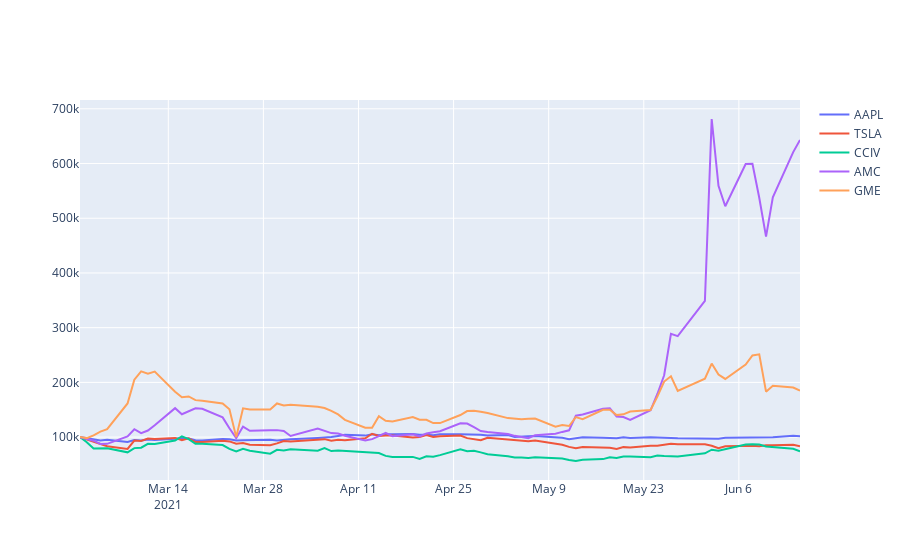

Notebook code for this chart:
### Code cell
# Visualize Value of Individual Stocks
#'AAPL','TSLA','CCIV','AMC','GME'
fig2 = go.Figure()
fig2.add_trace(go.Scatter(x=portfolio_val.index, y= portfolio_val['AAPL'], name='AAPL'))
fig2.add_trace(go.Scatter(x=portfolio_val.index, y= portfolio_val['TSLA'],name='TSLA'))
fig2.add_trace(go.Scatter(x=portfolio_val.index, y= portfolio_val['CCIV'],name='CCIV'))
fig2.add_trace(go.Scatter(x=portfolio_val.index, y= portfolio_val['AMC'],name='AMC'))
fig2.add_trace(go.Scatter(x=portfolio_val.index, y= portfolio_val['GME'],name='GME'))
